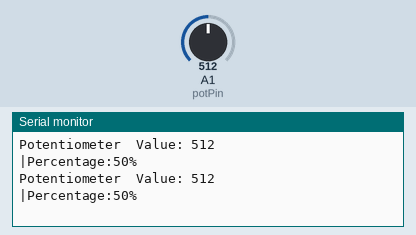
The sketch below on a simulated Arduino Uno, built with avr-gcc and run on an emulated ATmega328P. Parts: the last lines printed to the serial monitor. The inputs (shaded band) are chosen by the test bench; at power-on: A1 (potPin) = 512.

Above: at 1.8 s.
1.9 s: A1 (potPin) set to 716
At 2.8 s:
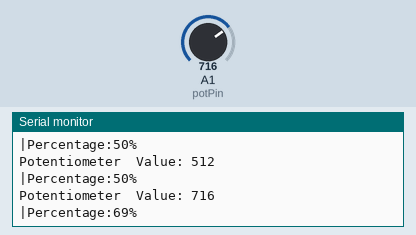
3.4 s: A1 (potPin) set to 900
At 4.7 s:
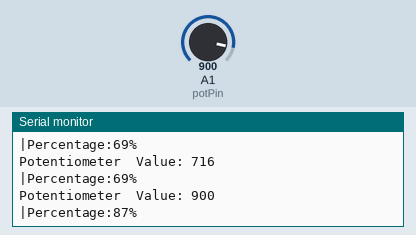
Timing chart, 0 to 6.4 s (numbered marks = the images above; inputs shaded):
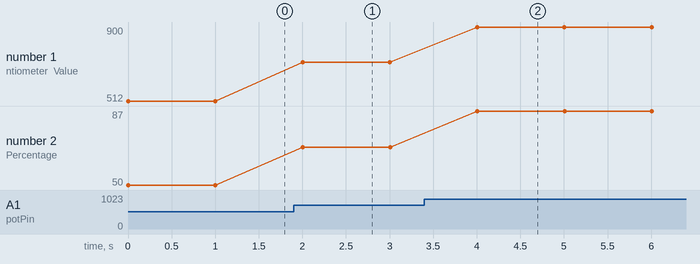

The sketch:

LED_dimmer_exp1b.ino
```cpp
int potPin = 15;
void setup() {
  // put your setup code here, to run once:
Serial.begin(115200);
}


void loop() {
  // put your main code here, to run repeatedly:
int potValue = analogRead(potPin);

int percentage = map(potValue,0,1023,0,100);

Serial.print("Potentiometer  Value: ");
Serial.println(potValue);

Serial.print("|Percentage:");
Serial.print(percentage);
Serial.println("%");
delay(1000);
}
```

Measured:
- after the input at 1.9 s, the serial monitor: prints a new line after 0.10 s (image 1)
- after the input at 3.4 s, the serial monitor: prints a new line after 0.60 s (image 2)
- plotted number 1: 512 → 716 after the input at 1.9 s, 716 → 900 after the input at 3.4 s
- plotted number 2: 50 → 69 after the input at 1.9 s, 69 → 87 after the input at 3.4 s
